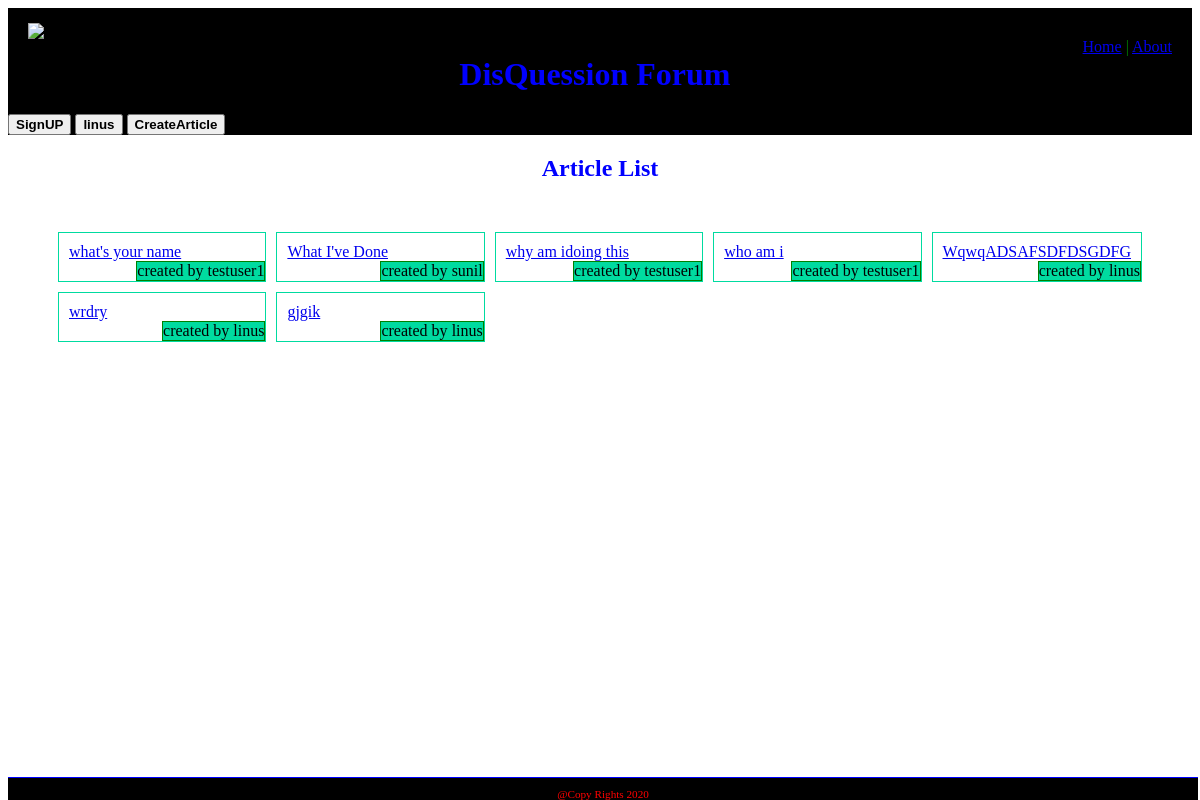
The app's page / (signed in) with its own data.
### article/models.py (models this page shows, shortened)
class Article(models.Model):
    title = models.CharField(max_length=100)
    description = models.TextField()
    slug = models.SlugField()
    publish_date = models.DateTimeField(auto_now_add=True)
    author = models.ForeignKey(User, on_delete=models.CASCADE, default=None)

### article/views.py (the view)
# urls.py: path('', views.article_list, name='home'),
def article_list(request):
    article = Article.objects.order_by('-publish_date')
    context = {
        'article':article
    }
    return render(request, 'article/view.html',context)

### article/templates/article/view.html
{% extends 'base.html' %}
{% load static %}
{% block head %}
<link rel="stylesheet" href="{% static 'css/view.css' %}">
{% endblock %}
{% block content %}
<h1>Article List</h1>
<div class="articles">
{% for article in article %}
    <div class="article">
        <a href="{% url 'article:detail' article.title %}">{{article.title}}</a>
        <p class="author">created by {{article.author}}</p>
    </div>
{% endfor %}
</div>
{% endblock %}

### templates/base.html (shortened to what this page needs)
<!DOCTYPE html>
<html lang="en" dir="ltr">
  <head>
              {% load static %}
    <link rel="stylesheet" href="{% static 'css/master.css' %}">
      {% block head %}
      {% endblock %}
  </head>
  <body>
    <div id="wrapper">
      <header id="header">
        <div id="logo">
          <img src="{% static 'images/logo.jpg' %}" alt="web_logo" width="30" height="30">
        </div>
        <div id="top_menu">
          <a href="{% url 'home' %}" class="btn">Home</a> | <a href="{% url 'about' %}" class="btn">About</a>
        </div>
        <br><div id="topbanner">
          <h1>DisQuession Forum</h1>
        </div>
        <div id="tab">
          <a href="{% url 'account:signup' %}"><button class="btn"><strong>SignUP</strong></button></a>
          {% if user.is_authenticated %}
            <a href="{% url 'account:logout' %}"><button class="btn"><strong>{{user.username}}</strong></button></a>
            <a href="{% url 'article:create' %}"><button class="btn"><strong>CreateArticle</strong></button></a>
          {% else %}
            <a href="{% url 'account:login' %}"><button class="btn"><strong>Login</strong></button></a>
          {% endif %}
      </div>
      </header>
      <section id="main">
        {% block content %}
        {% endblock %}
      </section>
      <footer id="footer">@Copy Rights
      </footer>
    </div>
  </body>
</html>

### static/css/master.css (style rules this page uses)
body { background-color: white; }
#wrapper { width :auto; }
#header { border-style: none; background-color: black; }
#logo { padding: 15px 20px 20px 20px; float: left; }
#top_menu { float: right; padding: 29.8px 20px 20px 20px; font-size: 1em; color: green; }
#topbanner { text-align: center; margin-top: 30px; }
h1 { color: blue }
#footer { padding-top:10px; text-align: center; font-size: 0.7em; color: red; border-top: thin solid blue; background-color: black; position: fixed; bottom: 0; width: 99.167% }

### article/static/css/view.css (style rules this page uses)
.articles { margin : 20px ; display: grid; grid-template-columns : 1fr 1fr 1fr 1fr 1fr; grid-gap : 10px; padding :30px; }
h1 { color: blue; text-align :center }
.article { border :1px solid #00dba0; padding : 10px 10px 20px 10px; position : relative }
p.author { border : 1px solid green; background-color : #00dba0; position : absolute; right :0; bottom : 0; margin : 0 }

### records on screen
Article: title "what's your name", author "testuser1"
Article: title "What I've Done", author "sunil"
Article: title "why am idoing this", author "testuser1"
Article: title "who am i", author "testuser1"
Article: title "WqwqADSAFSDFDSGDFG", author "linus"
Article: title "wrdry", author "linus"
Article: title "gjgik", author "linus"

### other values on screen
{{ user.username }} "linus"
